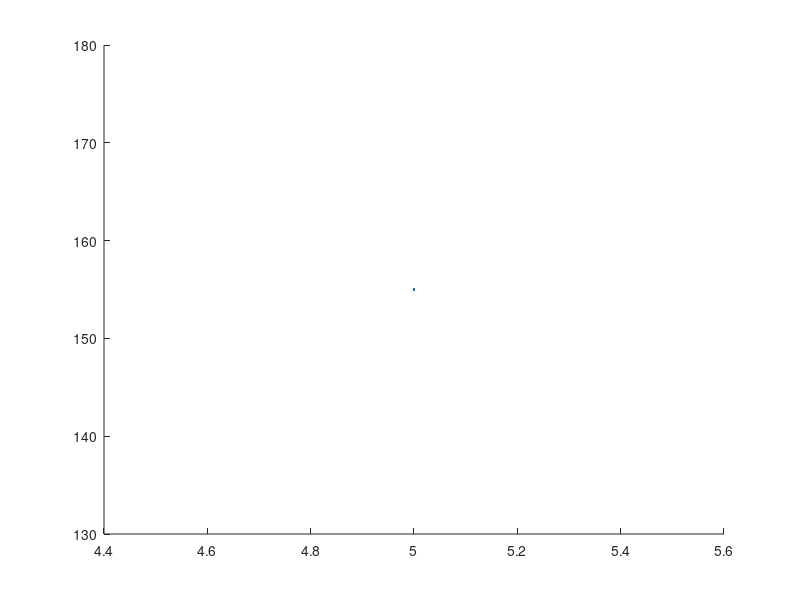

Write MATLAB code to recreate this figure. (Note: this script raises an error after producing the figure.)
%The code below was written by Benjamin Langford
% The function of this script is to calculate and display the roots of a
% quadratic using the quadratic formula,

clc;    %clc removes any previous commands or messages from the command window.
% It is good practice to do this so that any new error messages aren't
% confused with previous ones and to see if the program is outputting
% correctly
clear; %This command clears any previously initialised variables from memory
%  We use this command to ensure that memory is free, since variables
%  persist between scripts, thus if I made any changes after making a large
%  matrix, the matrix would still be in memory and could cause a memory
%  overflow.
close all; % This command closes all figures that have graphs on them.

% TO DO: 
% Make it so intersection points are displayed
% IF TIME ALLOWS:
% Upgrade it so it finds the intersection between a quadratic and a line
% Upgrade itso it finds the intersection between two quadratics
% Make it so that all the lines are displayed on one graph
% Make it so that the quadratic solver parses a quadratic equation instead
% of asking for a b and c separately
% DEADLINE: NOVEMBER 7TH
%

disp('Please enter a, b, and c for a quadratic from the form ax^2 + bx + c, as well as the bounds for the graph');
%This command prints to the command window only. I do this to prompt the
%user for input.


at = 0; % This variable is the condition variable for the while loop below.
while at == 0 %The while loop is set to repeat until a condition is met. In this case I set it to a value of the condition variable above
    a = input('a: ', 's'); %the input() function defaults to a number input and as such has its own error checking
    %     I intend to bypass this by having the program print out a more
    %     user-friendly message to the user. To do this, I must first take the
    %     input as a string rather than a number.
    if isnan(str2double(a)) % I then convert the string to a double. If the variable is anything but a number, this function returns NaN
        % NaN thankfully has a function that can check for it and return a status
        % value which I can use in an if statement.
        disp('Invalid input, expected a number'); % This is the message to prompt the user to enter a numeric input.
        % The if statement skips the else part and the loop starts again
    else
        at = 1; % if the input is numeric, then the condition variable is set to break the loop and continue
        a = str2double(a); % I then convert the string input to a double and store it. I use str2double to include fractions
    end
end
% I then do the same for the other variables.
bt = 0;
while bt == 0
    b = input('b: ', 's');
    if isnan(str2double(b))
        disp('Invalid input, expected a number');
    else
        bt = 1;
        b = str2double(b);
    end
end
ct = 0;
while ct == 0
    c = input('c: ', 's');
    if isnan(str2double(c))
        disp('Invalid input, expected a number');
    else
        ct = 1;
        c = str2double(c);
    end
end

lt = 0;
while lt == 0
    L = input('Lower Bound of graph (default -5): ', 's');
    if isnan(str2double(L))
        L = -5;
        lt = 1;
    else
        lt = 1;
        L = str2double(L);
    end
end

rt = 0;
while rt == 0
    R = input('Upper bound of graph (default 5): ', 's');
    if isnan(str2double(R))
        R = 5;
        rt = 1;
    else
        rt = 1;
        R = str2double(R);
    end
end
fprintf('You have entered %d, %d, and %d \n', a,b,c); % I originally put this in as a debug thing
% but I've left it in as it verfies the user's inputs.

hold on; % This command makes it so that everything plotted is persistent, meaning 
% that when plot() is called more than once, it doesn't overwrite the previous plot
x = L:0.01:R;
y = a*x.^2 + b.*x + c;

plot(x,y);

% I then check the discriminant of the equation to check the number of
% roots the equation will have. This means that I can create a function for
% each case.
discriminant = b^2 - 4 * a * c; % Now that I have calculated this, I can use it in later calculations.

if discriminant > 0 %If the discriminant is greater than 0, the the equation will have two roots
    [x1,x2] = twoRoots(a,b,discriminant); % I call the function that handles two roots and 
%     pass the values for a, b and the discriminant to it. I don't need to
%     pass c since it was already used in the calculation for the
%     discriminant

    plot(x1,0, 'p');
    plot(x2,0, 'p');
    fprintf('x1 = %.3f, x2 = %.3f \n', x1, x2); % I then print out 
%     the values for the roots
elseif discriminant == 0 % If the discriminant equals 0, then there will be one root.
    disp(oneRoot(a,b)); % I only need to pass a and b since the discriminant is 0
else
    disp('Equation will have no x axis intersects'); % I let the user know that there will be no interesect on the graph
    [xi1, xi2] = twoRoots(a,b,discriminant); % I use the same function in the first case since there will still be 2 roots,
%     however they will not be real roots, that is to say the function will
%     return complex numbers rather than floats
    fprintf('x1 = %.3f+%.3f ,  x2 = %.3f%.3f \n',real(xi1),imag(xi1),real(xi2),imag(xi2));
%     Since fprintf doesn't have a format for complex numbers, I need to
%     split them into their real and imaginary parts and concatenate them
%     separately
end

function [x1, x2] = twoRoots(a,b,d)
x1 = (-b + sqrt(d))/(2*a);
x2 = (-b - sqrt(d))/(2*a);
end

function x = oneRoot(a,b)
x = -b/2*a;
plot(x,0,'p');
end